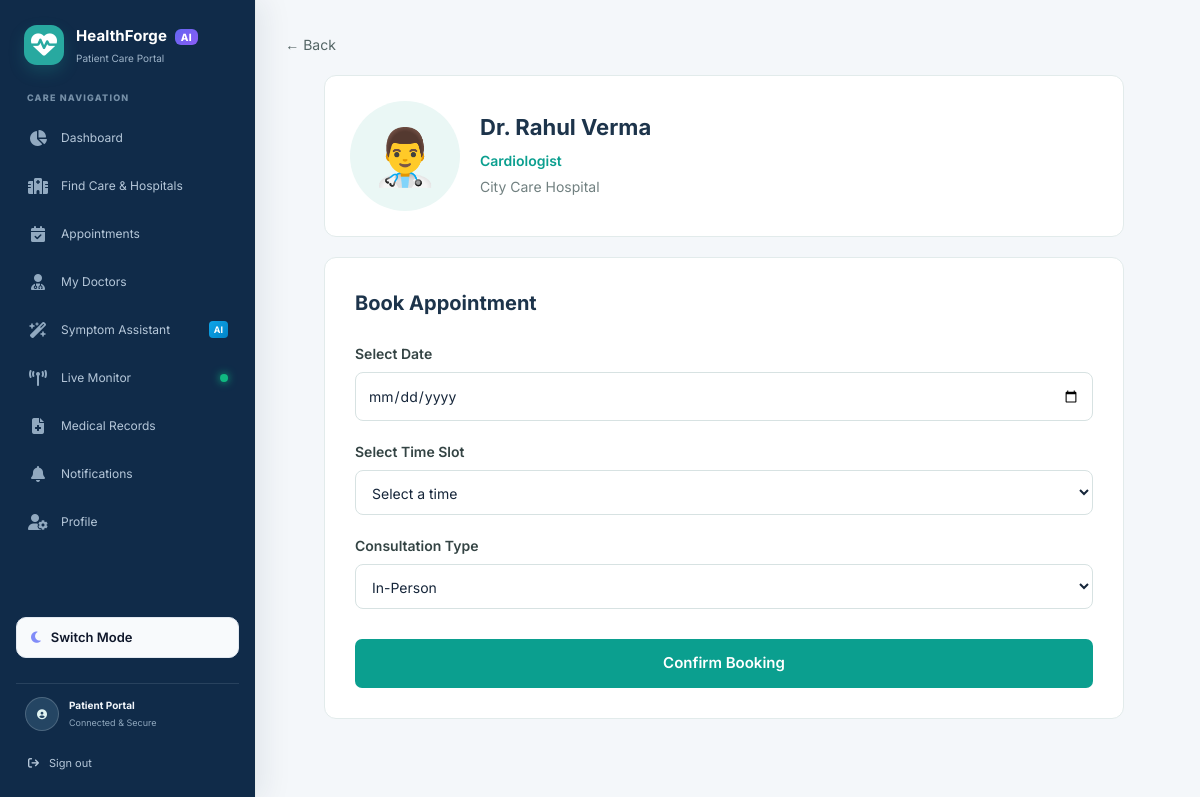
The app's page /doctor/1/book (signed in) with its own data.
### app/models/doctor.py (models this page shows)
class Doctor(db.Model):
    __tablename__ = "doctors"
    doctor_id = db.Column(db.Integer, primary_key=True)
    hospital_id = db.Column(
        db.Integer,
        db.ForeignKey("hospitals.hospital_id"),
        nullable=False,
        index=True,
    )
    name = db.Column(db.String(100), nullable=False)
    specialization = db.Column(db.String(100), nullable=True, default="General")
    status = db.Column(
        db.String(20),
        nullable=False,
        default="AVAILABLE",
        info={"validators": ["AVAILABLE", "BUSY", "OFFLINE", "ON_LEAVE"]},
    )
    experience = db.Column(db.Integer, nullable=True, default=0)
    qualification = db.Column(db.String(200), nullable=True)
    consultation_fee = db.Column(db.Integer, nullable=True)
    available_days = db.Column(db.String(100), nullable=True)
    timings = db.Column(db.String(100), nullable=True)
    rating = db.Column(db.Float, nullable=True, default=0.0)
    review_count = db.Column(db.Integer, nullable=False, default=0)
    __table_args__ = (
        db.CheckConstraint(
            "status IN ('AVAILABLE', 'BUSY', 'OFFLINE', 'ON_LEAVE')",
            name="doctor_status_valid",
        ),
    )
    hospital = db.relationship(
        "Hospital",
        back_populates="doctors",
    )
    appointments = db.relationship(
        "Appointment",
        back_populates="doctor",
    )
    availability = db.relationship(
        "DoctorAvailability",
        back_populates="doctor",
        cascade="all, delete-orphan",
    )
    queue_events = db.relationship(
        "QueueEvent",
        back_populates="doctor",
    )
    queue_entries = db.relationship(
        "QueueEntry",
        back_populates="doctor",
        cascade="all, delete-orphan",
    )
    medical_records = db.relationship(
        "MedicalRecord",
        back_populates="doctor",
    )
    ml_predictions = db.relationship(
        "MLPrediction",
        back_populates="doctor",
    )

### app/models/hospital.py (models this page shows)
class Hospital(db.Model):
    __tablename__ = "hospitals"
    hospital_id = db.Column(db.Integer, primary_key=True)
    name = db.Column(db.String(150), nullable=False)
    location = db.Column(db.String(255), nullable=True, default="Unknown")
    description = db.Column(db.Text, nullable=True)
    rating = db.Column(db.Float, nullable=True, default=0.0)
    review_count = db.Column(db.Integer, nullable=False, default=0)
    image = db.Column(db.String(255), nullable=True)
    created_at = db.Column(
        db.DateTime,
        nullable=False,
        default=db.func.current_timestamp(),
    )
    doctors = db.relationship(
        "Doctor",
        back_populates="hospital",
    )
    appointments = db.relationship(
        "Appointment",
        back_populates="hospital",
    )
    queue_events = db.relationship(
        "QueueEvent",
        back_populates="hospital",
    )
    ml_predictions = db.relationship(
        "MLPrediction",
        back_populates="hospital",
    )
    beds = db.relationship(
        "Bed",
        back_populates="hospital",
        cascade="all, delete-orphan",
    )

### app/routes/appointments.py (the view, shortened to what this page needs)
@appointments_bp.route(
    "/doctor/<int:doctor_id>/book",
    methods=["GET", "POST"]
)
def book_appointment(doctor_id):
    if not patient_required():
        return redirect(
            url_for("auth.login")
        )
    doctor = db.session.get(
        Doctor,
        doctor_id
    )
    if doctor is None:
        return "Doctor not found", 404
    time_slots = generate_time_slots(
        doctor.timings
    )
    return render_template(
        "book_appointment.html",
        doctor=doctor,
        time_slots=time_slots,
        today=date.today().isoformat(),
    )

### app/routes/appointments.py (called while the page is built)
def patient_required():
    return "patient_id" in session

def generate_time_slots(timings):
    if not timings:
        return []
    try:
        start_string, end_string = timings.split(
            " - "
        )
        start_time = datetime.strptime(
            start_string,
            "%I:%M %p"
        )
        end_time = datetime.strptime(
            end_string,
            "%I:%M %p"
        )
    except ValueError:
        return []
    slots = []
    current_time = start_time
    while current_time < end_time:
        slots.append(
            current_time.strftime(
                "%I:%M %p"
            )
        )
        current_time += timedelta(
            minutes=30
        )
    return slots

### templates/book_appointment.html (shortened to what this page needs)
{% extends "base.html" %}
{% block content %}
<a
    href="{{ url_for('hospitals.doctor_profile', doctor_id=doctor.doctor_id) }}"
    class="back-link"
>
    ← Back
</a>
<div class="booking-page">
    <div class="booking-doctor-card">
        <div class="doctor-profile-image">
            👨‍⚕️
        </div>
        <div>
            <h1>
                {{ doctor.name }}
            </h1>
            <p class="doctor-specialization">
                {{ doctor.specialization }}
            </p>
            <p>
                {{ doctor.hospital.name }}
            </p>
        </div>
    </div>
    <div class="booking-card">
        <h2>
            Book Appointment
        </h2>
        <form
            method="POST"
        >
            <div class="booking-form-group">
                <label for="appointment_date">
                    Select Date
                </label>
                <input
                    type="date"
                    id="appointment_date"
                    name="appointment_date"
                    min="{{ today }}"
                    required
                >
            </div>
            <div class="booking-form-group">
                <label for="appointment_time">
                    Select Time Slot
                </label>
                <select
                    id="appointment_time"
                    name="appointment_time"
                    required
                >
                    <option value="">
                        Select a time
                    </option>
                </select>
            </div>
            <div class="booking-form-group">
                <label for="consultation_type">
                    Consultation Type
                </label>
                <select
                    id="consultation_type"
                    name="consultation_type"
                    required
                >
                    <option value="In-Person">
                        In-Person
                    </option>
                </select>
            </div>
            <button
                type="submit"
                class="confirm-booking-button"
            >
                Confirm Booking
            </button>
        </form>
    </div>
</div>
{% endblock %}

### records on screen
Doctor: name "Dr. Rahul Verma", specialization "Cardiologist"
Hospital: hospital.name "City Care Hospital"
